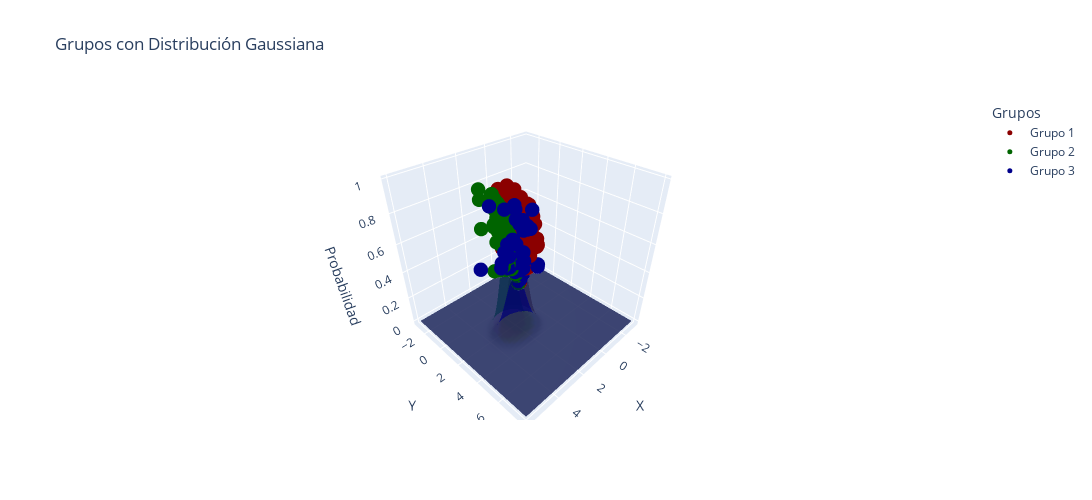

The code cell stored with this chart in its notebook:
### Markdown cell above
Un GMM es una suma ponderada de $M$ componentes gaussianos (previamente definidos), donde cada componente contribuye a la densidad total con un peso específico. Matemáticamente, la densidad de probabilidad de un GMM se define como:

$$
p(\mathbf{x}|\Theta) = \sum_{i=1}^{M} \pi_i \mathcal{N}(\mathbf{x} | \mathbf{\mu}_i, \mathbf{\Sigma}_i)
$$

donde:
- $\mathbf{x}$ es un vector de datos.
- $\Theta$ representa los parámetros del modelo, que incluyen los pesos $\pi_i$, las medias $\mathbf{\mu}_i$ y las covarianzas $\mathbf{\Sigma}_i$ de cada componente gaussiano.
- $M$ es el número de componentes gaussianos en la mezcla.
- $\pi_i$ es el peso del $i$-ésimo componente gaussiano, donde $0 \leq \pi_i \leq 1$ y $\sum_{i=1}^{M} \pi_i = 1$.
- $\mathcal{N}(\mathbf{x} | \mathbf{\mu}_i, \mathbf{\Sigma}_i)$ es la densidad de probabilidad de una distribución gaussiana multivariante para el $i$-ésimo componente con media $\mathbf{\mu}_i$ y matriz de covarianza $\mathbf{\Sigma}_i$.


<details>
<summary> Distribución Gaussiana Multivariante de dimensión d </summary>

$$
\mathcal{N}(\mathbf{x} | \mathbf{\mu}, \mathbf{\Sigma}) = \frac{1}{(2\pi)^{d/2}|\mathbf{\Sigma}|^{1/2}} \exp\left(-\frac{1}{2}(\mathbf{x}-\mathbf{\mu})^T\mathbf{\Sigma}^{-1}(\mathbf{x}-\mathbf{\mu})\right)
$$

### Code cell
#Grupos con Distribución Gaussiana - N2
X, y_true = make_blobs(n_samples=300, centers=3, cluster_std=0.60, random_state=random_seed, center_box=(2, 2.5))

gmm = GaussianMixture(n_components=3, covariance_type='full').fit(X)
colors = ['darkred', 'darkgreen', 'darkblue']
labels = gmm.predict(X)
probs = gmm.predict_proba(X)

fig = go.Figure()
for i in range(3):
      fig.add_trace(go.Scatter3d(x=X[labels == i, 0], y=X[labels == i, 1], z=probs[labels == i, i],
                                    mode='markers', marker=dict(color=colors[i], size=5),
                                    name=f'Grupo {i+1}'))

for i, (mean, covar) in enumerate(zip(gmm.means_, gmm.covariances_)):
      # Generar una malla de puntos alrededor del centro de cada gaussiana
      x, y = np.meshgrid(np.linspace(-3, 6), np.linspace(-3, 8))
      z = np.dstack((x, y))
      kernel = np.linalg.det(2 * np.pi * covar) ** -0.5
      inv_covar = np.linalg.inv(covar)
      mahalanobis = np.sum((z - mean) @ inv_covar * (z - mean), axis=2)
      gaussian_surface = np.exp(-0.5 * mahalanobis) * kernel
      fig.add_trace(go.Surface(z=gaussian_surface, x=x, y=y, opacity=0.5, 
                              showscale=False, colorscale=[[0, colors[i]], [1, colors[i]]]))

      fig.update_layout(title='Grupos con Distribución Gaussiana',
                  scene=dict(
                        xaxis_title='X',
                        yaxis_title='Y',
                        zaxis_title='Probabilidad'),
                  legend_title="Grupos",
                  height=500, width=1200)

fig.show()

### Figure 1 — Plotly figure (JSON) as saved in the notebook; plotly's stock layout.template omitted (floating-point values rounded to 4 significant figures; data arrays with more than 128 entries replaced by an {"elided": "..."} marker saying what was removed)
{"data": [{"marker": {"color": "darkred", "size": 5}, "mode": "markers", "name": "Grupo 1", "type": "scatter3d", "x": {"elided": "130 float values"}, "y": {"elided": "130 float values"}, "z": {"elided": "130 float values"}}, {"marker": {"color": "darkgreen", "size": 5}, "mode": "markers", "name": "Grupo 2", "type": "scatter3d", "x": [3.037, 2.826, 2.852, 2.728, 2.284, 2.197, 3.475, 2.802, 3.047, 3.27, 2.654, 2.173, 3.132, 2.447, 3.288, 2.839, 2.383, 2.309, 2.11, 2.367, 2.79, 2.234, 2.534, 2.531, 2.181, 2.154, 2.556, 2.846, 2.64, 2.312, 2.661, 2.862, 2.916, 2.176, 2.386, 2.322, 2.594, 3.367, 2.235, 2.561, 2.428, 2.241, 2.113, 3.073, 2.365, 2.335, 3.012, 2.697, 2.154, 2.987, 2.118, 2.769, 2.433, 3.048, 2.36, 2.777, 2.35, 2.722, 2.429, 2.187, 3.589, 2.868, 2.587, 2.417, 2.785, 2.265, 2.251, 2.294, 2.856, 2.883, 2.51, 3.013, 2.105, 2.69, 2.097, 2.849, 2.586, 2.115, 2.765, 2.955, 2.926, 2.212, 2.77, 2.646, 2.417, 2.674, 2.459, 2.302, 2.462, 2.511, 2.59, 2.947, 2.183, 2.459, 2.186, 2.435, 3.135, 2.305, 2.454, 2.403, 3.066, 2.042, 2.389, 2.227, 2.539, 2.381, 2.234, 2.237, 2.311, 3.048, 2.98, 3.246, 2.137, 2.49, 2.584, 3.268, 2.697, 2.213, 2.081, 2.801, 2.772, 2.211, 2.544, 2.604, 3.161, 2.085, 3.749], "y": [2.115, 2.394, 2.595, 2.198, 1.769, 1.133, 1.116, 2.444, 1.563, 0.7718, 2.339, 1.726, 2.533, 1.882, 2.191, 2.2, 2.003, 1.039, 2.257, 1.979, 2.083, 1.915, 1.515, 1.663, 1.896, 1.886, 2.492, 1.998, 1.874, 1.155, 0.7701, 2.536, 1.944, 1.919, 2.189, 2.04, 2.02, 2.456, 1.958, 2.142, 1.952, 2.141, 1.394, 2.159, 2.625, 2.135, 1.501, 2.265, 1.923, 2.173, 2.525, 1.698, 2.253, 1.815, 1.951, 2.545, 1.879, 1.912, 1.923, 1.666, 2.307, 1.833, 2.15, 2.159, 2.01, 2.521, 1.993, 2.602, 2.237, 1.343, 2.043, 1.879, 2.095, 1.838, 1.555, 2.436, 1.925, 1.722, 2.052, 2.042, 1.747, 2.21, 2.48, 1.212, 1.821, 1.035, 2.209, 1.9, 2.525, 1.703, 2.327, 2.531, 1.231, 2.199, 2.608, 2.237, 2.139, 2.129, 2.262, 1.579, 1.968, 2.051, 1.658, 2.086, 2.366, 1.952, 1.863, 2.248, 2.121, 2.603, 2.147, 1.969, 2.432, 1.228, 1.692, 1.998, 2.658, 2.255, 1.633, 1.26, 2.0, 2.248, 1.837, 1.278, 2.285, 1.628, 1.539], "z": [0.7751, 0.6659, 0.5437, 0.7573, 0.7001, 0.5815, 0.9157, 0.6389, 0.9082, 0.9557, 0.688, 0.6157, 0.5428, 0.7809, 0.693, 0.7582, 0.7247, 0.6612, 0.4636, 0.721, 0.8013, 0.6444, 0.8538, 0.8432, 0.6056, 0.5847, 0.5894, 0.8278, 0.8418, 0.6895, 0.8591, 0.5813, 0.8409, 0.5985, 0.6713, 0.68, 0.7986, 0.5246, 0.6381, 0.753, 0.7586, 0.5983, 0.5512, 0.7527, 0.4494, 0.6613, 0.9175, 0.727, 0.5793, 0.7585, 0.3659, 0.8881, 0.6688, 0.8635, 0.7229, 0.5783, 0.73, 0.8449, 0.7648, 0.6298, 0.5233, 0.8683, 0.7564, 0.6967, 0.8237, 0.4577, 0.6432, 0.4298, 0.742, 0.9305, 0.7691, 0.8515, 0.505, 0.8566, 0.5498, 0.6417, 0.8197, 0.5661, 0.8104, 0.8096, 0.8842, 0.5562, 0.6181, 0.8939, 0.7761, 0.8956, 0.6969, 0.6959, 0.5451, 0.8322, 0.6838, 0.5758, 0.5895, 0.7004, 0.3683, 0.6764, 0.7506, 0.6454, 0.6734, 0.7887, 0.8218, 0.463, 0.7772, 0.6032, 0.6535, 0.7347, 0.6527, 0.5603, 0.6516, 0.5148, 0.7698, 0.7921, 0.4183, 0.8274, 0.8572, 0.7774, 0.5033, 0.5407, 0.538, 0.9271, 0.8262, 0.5416, 0.8254, 0.8814, 0.6784, 0.541, 0.7711]}, {"marker": {"color": "darkblue", "size": 5}, "mode": "markers", "name": "Grupo 3", "type": "scatter3d", "x": [2.24, 3.245, 2.315, 2.148, 4.125, 2.437, 2.195, 3.022, 3.327, 2.846, 3.126, 2.171, 2.557, 2.4, 2.223, 2.291, 2.168, 2.208, 2.248, 2.805, 2.125, 2.25, 2.118, 2.474, 3.569, 2.585, 2.483, 4.354, 2.049, 2.197, 2.974, 3.14, 2.959, 2.989, 1.595, 1.568, 2.074, 2.085, 2.795, 2.516, 2.857, 3.334, 2.391], "y": [2.781, 2.795, 3.266, 2.732, 1.791, 3.353, 2.683, 2.68, 2.642, 3.008, 2.918, 3.069, 3.237, 2.815, 2.648, 3.929, 2.896, 3.489, 2.995, 3.271, 2.721, 3.412, 3.611, 2.706, 3.381, 2.982, 2.696, 3.31, 2.85, 3.429, 3.462, 3.605, 2.815, 2.697, 3.654, 3.606, 2.92, 3.023, 3.01, 3.31, 2.717, 2.582, 2.867], "z": [0.4731, 0.651, 0.761, 0.4135, 0.5407, 0.8323, 0.4016, 0.5288, 0.5775, 0.7196, 0.7012, 0.6073, 0.8104, 0.5371, 0.3895, 0.9047, 0.5132, 0.791, 0.6017, 0.8487, 0.3998, 0.7878, 0.7755, 0.4782, 0.9395, 0.677, 0.4727, 0.9857, 0.4375, 0.768, 0.919, 0.9532, 0.6092, 0.5343, 0.5203, 0.5004, 0.4849, 0.542, 0.7161, 0.8333, 0.5287, 0.5418, 0.5692]}, {"colorscale": [[0, "darkred"], [1, "darkred"]], "opacity": 0.5, "showscale": false, "type": "surface", "x": {"elided": "50x50 float values"}, "y": {"elided": "50x50 float values"}, "z": {"elided": "50x50 float values"}}, {"colorscale": [[0, "darkgreen"], [1, "darkgreen"]], "opacity": 0.5, "showscale": false, "type": "surface", "x": {"elided": "50x50 float values"}, "y": {"elided": "50x50 float values"}, "z": {"elided": "50x50 float values"}}, {"colorscale": [[0, "darkblue"], [1, "darkblue"]], "opacity": 0.5, "showscale": false, "type": "surface", "x": {"elided": "50x50 float values"}, "y": {"elided": "50x50 float values"}, "z": {"elided": "50x50 float values"}}], "layout": {"height": 500, "legend": {"title": {"text": "Grupos"}}, "scene": {"xaxis": {"title": {"text": "X"}}, "yaxis": {"title": {"text": "Y"}}, "zaxis": {"title": {"text": "Probabilidad"}}}, "title": {"text": "Grupos con Distribución Gaussiana"}, "width": 1200}}
